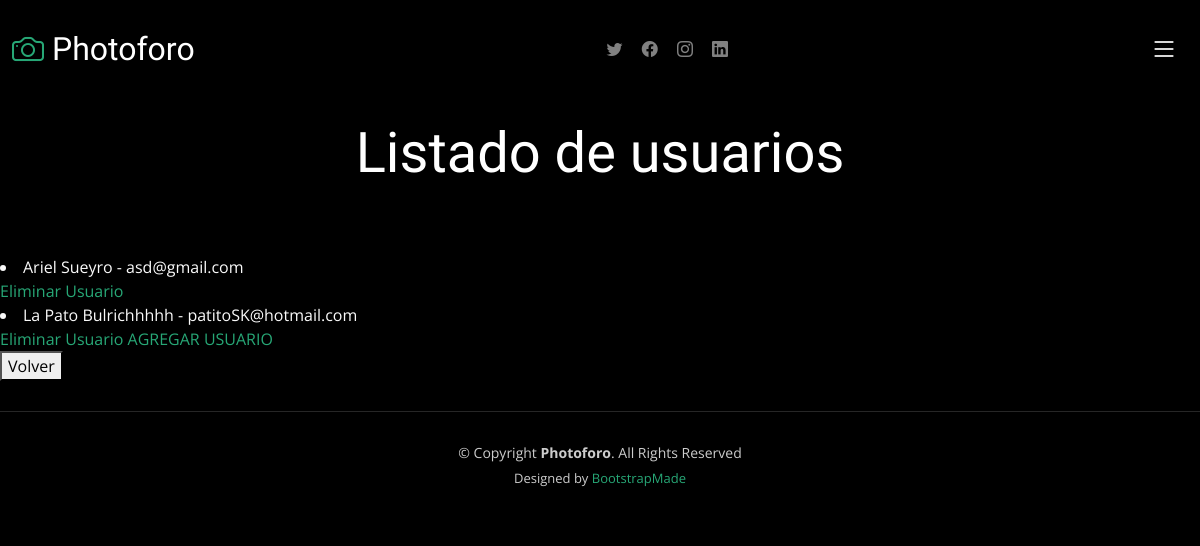
Page /finalApp/listar-usuarios/ on the earlier database version.
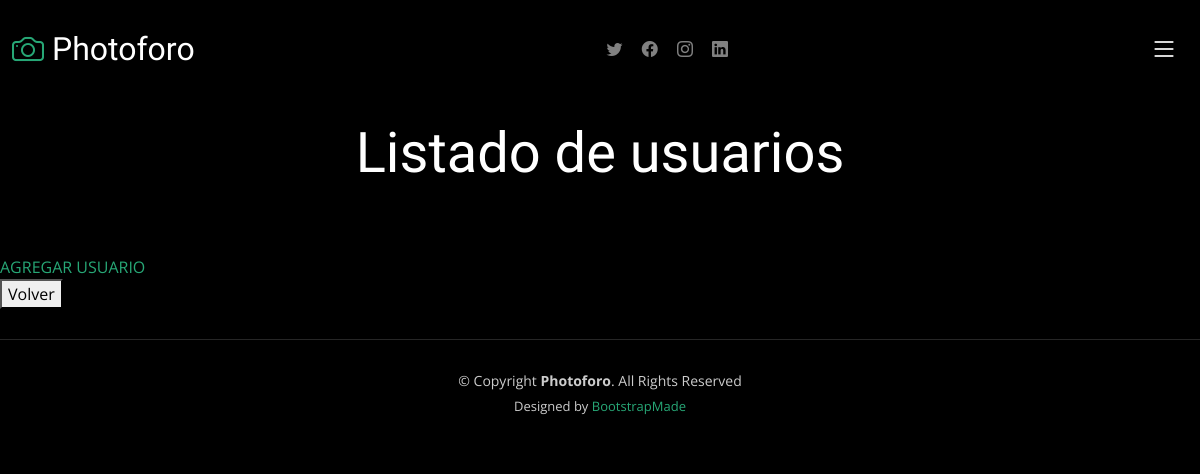
Same page on the later database version.
### finalApp/models.py (models this page shows, shortened)
class Usuario(models.Model):
    nombre = models.CharField(max_length=20)
    apellido = models.CharField(max_length=20)
    mail = models.EmailField()
    edad = models.IntegerField()

### finalApp/views.py (the view)
# urls.py: path("listar-usuarios/", listarUsuarios, name = "listarUsuarios"),
def listarUsuarios(request):
    usuarios = Usuario.objects.all()
    contexto = {"usuarios": usuarios}
    return render(request, "listadoUsuario.html", contexto)

### finalApp/templates/listadoUsuario.html
{% extends 'gallery-single.html' %}
{% load static %}
{% block contenidoDinamico %}
<div class="page-header d-flex align-items-center">
    <div class="container position-relative">
      <div class="row d-flex justify-content-center">
        <div class="col-lg-6 text-center">
          <h2>Listado de usuarios</h2>
        </div>
      </div>
    </div>
  </div>
    {% for u in usuarios %}
    <li>
    <th> {{u.nombre}} </th>
    <th> {{u.apellido}} </th> -
    <th> {{u.mail}}</th>
    </li> <a href="{% url 'eliminarUsuario' u.mail %}">Eliminar Usuario</a>
    {% endfor %}
<body>
  <a href="{% url 'registroUsuario' %}">AGREGAR USUARIO</a>
</body>
{% endblock %}

Differences in the rows shown:
removed Usuario: nombre "Ariel", apellido "Sueyro", mail "asd@gmail.com"
removed Usuario: nombre "La Pato", apellido "Bulrichhhhh", mail "patitoSK@hotmail.com"
